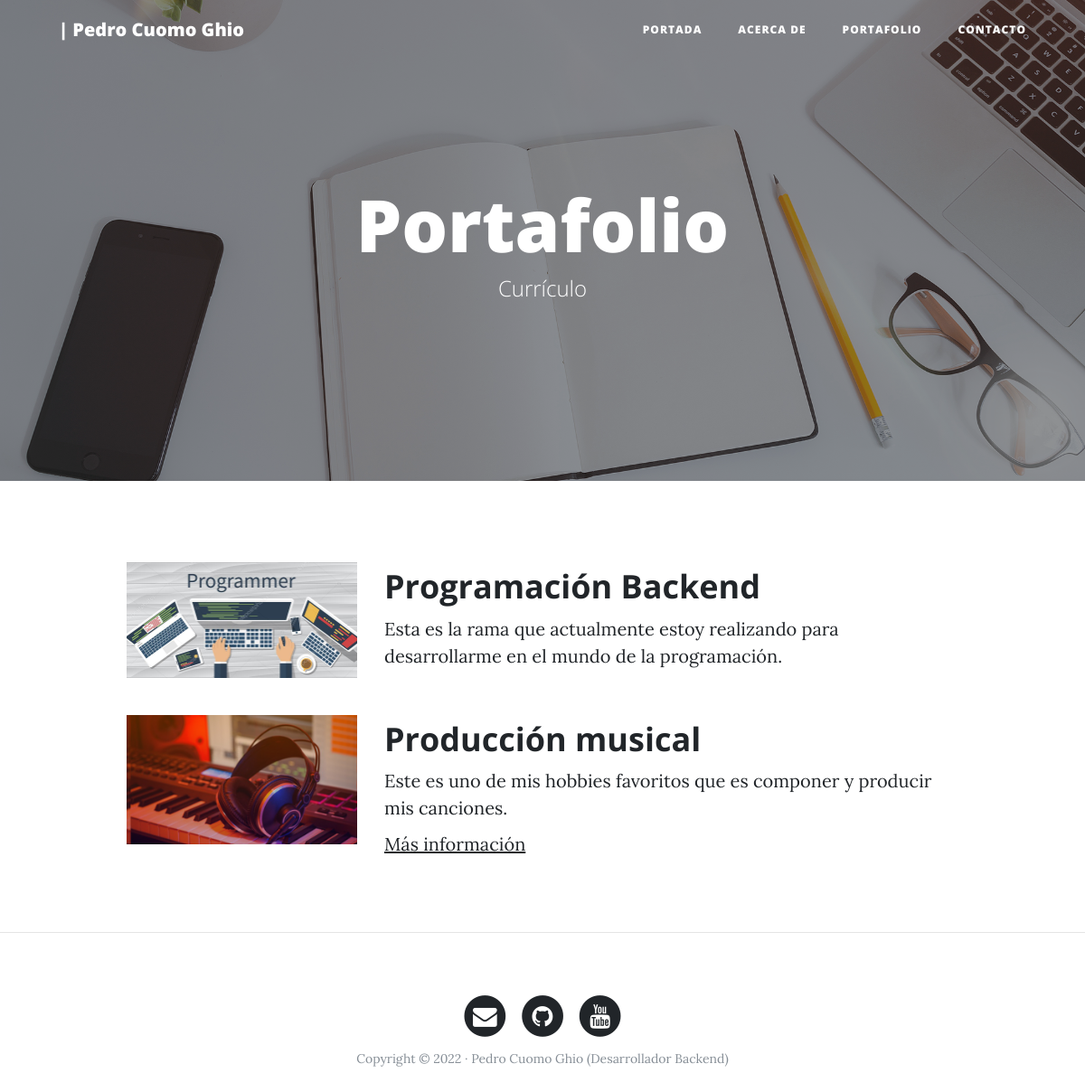
The page /portfolio/ on the database its author committed.
### portfolio/models.py (models this page shows, shortened)
class Project(models.Model):
    title = models.CharField(max_length=200, verbose_name = 'Titulo')
    description = models.TextField(verbose_name = 'Descripcion')
    image = models.ImageField(verbose_name = 'Imagen', upload_to ="projects")
    link = models.URLField (verbose_name = 'Direccion Web', null=True, blank=True)
    created = models.DateTimeField(auto_now_add=True, verbose_name = 'fecha de creacion')
    updated = models.DateTimeField(auto_now=True, verbose_name = 'fecha de modificacion')
    class Meta:
        verbose_name = 'proyecto'
        verbose_name_plural = 'proyectos'
        ordering = ["-created"]

### portfolio/views.py (the view)
# urls.py: path('portfolio/',portfolio_views.portfolio, name='portfolio'),
def portfolio(request):
    projects = Project.objects.all()
    return render(request,'portfolio/portfolio.html', {"projects" : projects})

### portfolio/templates/portfolio/portfolio.html (shortened to what this page needs)
{%  extends 'core/base.html' %}
{% block background %} {% load static %} {% static 'core/img/portfolio-bg.jpg' %} {% endblock %}
{% block headers %}
<h1>Portafolio</h1>
<span class="subheading">Currículo</span>
{% endblock %}
{% block content %}
    {% for project in projects %}
        <div class="row project">
        <div class="col-lg-3 col-md-4 offset-lg-1">
        <img class="img-fluid" src="{{project.image.url}}" alt="">
        </div>
        <div class="col-lg-7 col-md-8">
        <h2 class="section-heading title">{{project.title}}</h2>
        <p>{{project.description}}</p>
        {% if project.link %}
            <p><a href="{{project.link}}">Más información</a></p>
        {% endif %}
        </div>
        </div>
    {% endfor %}
{%  endblock %}

### core/templates/core/base.html (shortened to what this page needs)
<!DOCTYPE html>
<html lang="es">
  <head>
    {%  load static %}
    <link href="{% static 'core/vendor/bootstrap/css/bootstrap.min.css' %}" rel="stylesheet">
    <link href="{% static 'core/vendor/font-awesome/css/font-awesome.min.css' %}" rel="stylesheet" type="text/css">
    <link href="{% static 'core/css/clean-blog.min.css' %}" rel="stylesheet">
  </head>
  <body>
    <nav class="navbar navbar-expand-lg navbar-light fixed-top" id="mainNav">
      <div class="container">
        <a class="navbar-brand" href="{% url 'home' %}"> | Pedro Cuomo Ghio</a>
        <div class="collapse navbar-collapse" id="navbarResponsive">
          <ul class="navbar-nav ml-auto">
            <li class="nav-item">
              <a class="nav-link" href="{% url 'home' %}">Portada</a>
            </li>
            <li class="nav-item">
              <a class="nav-link" href="{% url 'about' %}">Acerca de</a>
            </li>
            <li class="nav-item">
              <a class="nav-link" href="{% url 'portfolio' %}">Portafolio</a>
            </li>
            <li class="nav-item">
              <a class="nav-link" href="{% url 'contact' %}">Contacto</a>
            </li>
          </ul>
        </div>
      </div>
    </nav>
    <header class="masthead" style="background-image: url('{% block background %}{% endblock %}')">
      <div class="overlay"></div>
      <div class="container">
        <div class="row">
          <div class="col-lg-8 col-md-10 mx-auto">
            <div class="site-heading">
              {% block headers %}{% endblock %}
            </div>
          </div>
        </div>
      </div>
    </header>
<div class="container">
  {% block content %} {%  endblock %}
</div>
{% if request.path != "/" %}<hr>{% endif %}
    <footer>
      <div class="container">
        <div class="row">
          <div class="col-lg-8 col-md-10 mx-auto">
            <ul class="list-inline text-center">
              <li class="list-inline-item">
                <a href="#">
                  <span class="fa-stack fa-lg">
                    <i class="fa fa-circle fa-stack-2x"></i>
                    <i class="fa fa-envelope fa-stack-1x fa-inverse"></i>
                  </span>
                </a>
              </li>
              <li class="list-inline-item">
                <a href="#">
                  <span class="fa-stack fa-lg">
                    <i class="fa fa-circle fa-stack-2x"></i>
                    <i class="fa fa-github fa-stack-1x fa-inverse"></i>
                  </span>
                </a>
              </li>
              <li class="list-inline-item">
                <a href="#">
                  <span class="fa-stack fa-lg">
                    <i class="fa fa-circle fa-stack-2x"></i>
                    <i class="fa fa-youtube fa-stack-1x fa-inverse"></i>
                  </span>
                </a>
              </li>
            </ul>
            <p class="copyright text-muted">Copyright &copy; 2022 · Pedro Cuomo Ghio (Desarrollador Backend) </p>
          </div>
        </div>
      </div>
    </footer>
  </body>
</html>

### rows shown on the page
Project: image (picture), title "Programación Backend", description "Esta es la rama que actualmente estoy realizando para desarrollarme en el mundo de la programación."
Project: image (picture), title "Producción musical", description "Este es uno de mis hobbies favoritos que es componer y producir mis canciones."
